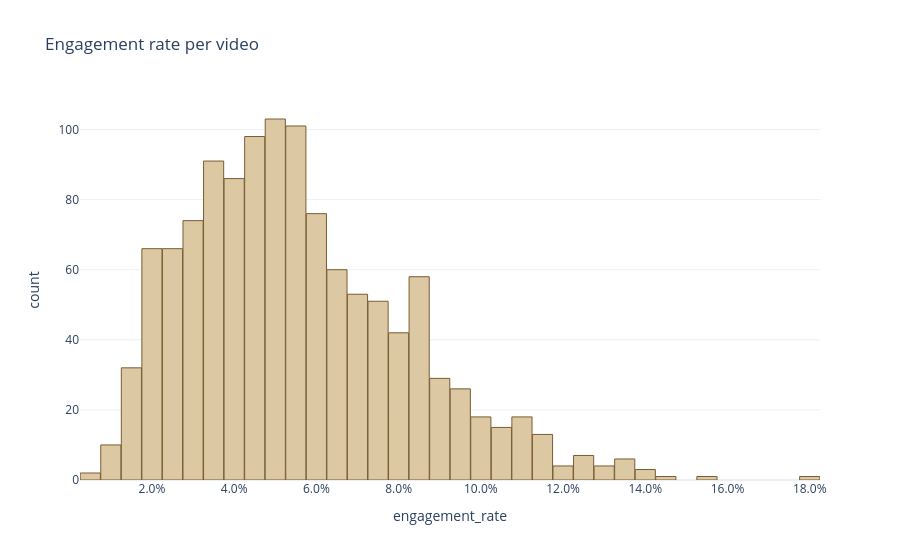

Notebook code cell kept with this figure:
### Code cell
fig = px.histogram(
    df, x='engagement_rate',
    nbins=80,
    title= 'Engagement rate per video'
    )

fig.update_yaxes()

fig.update_xaxes(tickformat='.1%')

fig.show()

### Figure 1 — Plotly figure (JSON) as saved in the notebook; plotly's stock layout.template omitted (floating-point values rounded to 4 significant figures; data arrays with more than 128 entries replaced by an {"elided": "..."} marker saying what was removed)
{"data": [{"bingroup": "x", "hovertemplate": "engagement_rate=%{x}<br>count=%{y}<extra></extra>", "legendgroup": "", "marker": {"color": "#DCC8A2", "pattern": {"shape": ""}}, "name": "", "nbinsx": 80, "orientation": "v", "showlegend": false, "type": "histogram", "x": {"elided": "1215 float values"}, "xaxis": "x", "yaxis": "y"}], "layout": {"barmode": "relative", "legend": {"tracegroupgap": 0}, "title": {"text": "Engagement rate per video"}, "xaxis": {"anchor": "y", "domain": [0, 1], "tickformat": ".1%", "title": {"text": "engagement_rate"}}, "yaxis": {"anchor": "x", "domain": [0, 1], "title": {"text": "count"}}}}
